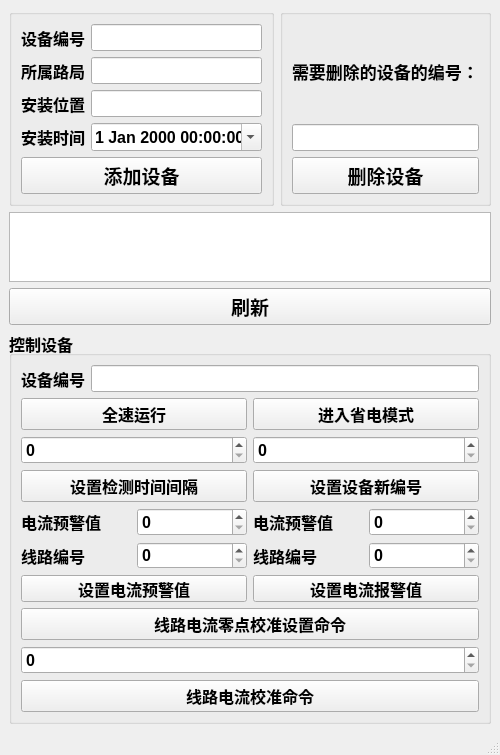
<?xml version="1.0" encoding="UTF-8"?>
<ui version="4.0">
 <class>CDeviceManager</class>
 <widget class="QMainWindow" name="CDeviceManager">
  <property name="geometry">
   <rect>
    <x>0</x>
    <y>0</y>
    <width>500</width>
    <height>755</height>
   </rect>
  </property>
  <property name="sizePolicy">
   <sizepolicy hsizetype="Preferred" vsizetype="Preferred">
    <horstretch>0</horstretch>
    <verstretch>0</verstretch>
   </sizepolicy>
  </property>
  <property name="minimumSize">
   <size>
    <width>500</width>
    <height>600</height>
   </size>
  </property>
  <property name="maximumSize">
   <size>
    <width>500</width>
    <height>1000</height>
   </size>
  </property>
  <property name="font">
   <font>
    <pointsize>10</pointsize>
    <weight>75</weight>
    <bold>true</bold>
   </font>
  </property>
  <property name="windowTitle">
   <string>设备管理器</string>
  </property>
  <property name="styleSheet">
   <string notr="true"/>
  </property>
  <widget class="QWidget" name="centralwidget">
   <layout class="QVBoxLayout" name="verticalLayout_4">
    <item>
     <layout class="QHBoxLayout" name="horizontalLayout_13">
      <item>
       <widget class="QGroupBox" name="groupBox_3">
        <property name="title">
         <string/>
        </property>
        <layout class="QGridLayout" name="gridLayout">
         <item row="1" column="0">
          <layout class="QHBoxLayout" name="horizontalLayout_10">
           <item>
            <widget class="QLabel" name="label_5">
             <property name="font">
              <font>
               <pointsize>12</pointsize>
               <weight>75</weight>
               <bold>true</bold>
              </font>
             </property>
             <property name="text">
              <string>所属路局</string>
             </property>
            </widget>
           </item>
           <item>
            <widget class="QLineEdit" name="devieceOwner">
             <property name="font">
              <font>
               <pointsize>12</pointsize>
              </font>
             </property>
            </widget>
           </item>
          </layout>
         </item>
         <item row="4" column="0">
          <widget class="QPushButton" name="AddDeviece">
           <property name="font">
            <font>
             <pointsize>14</pointsize>
             <weight>75</weight>
             <bold>true</bold>
            </font>
           </property>
           <property name="toolTip">
            <string>请在上方输入设备相关信息后点击</string>
           </property>
           <property name="styleSheet">
            <string notr="true">background-image: url(:/images/images/fuck.jpg);</string>
           </property>
           <property name="text">
            <string>添加设备</string>
           </property>
          </widget>
         </item>
         <item row="0" column="0">
          <layout class="QHBoxLayout" name="horizontalLayout_9">
           <item>
            <widget class="QLabel" name="label_2">
             <property name="font">
              <font>
               <pointsize>12</pointsize>
               <weight>75</weight>
               <bold>true</bold>
              </font>
             </property>
             <property name="text">
              <string>设备编号</string>
             </property>
            </widget>
           </item>
           <item>
            <widget class="QLineEdit" name="devieceNo_2">
             <property name="font">
              <font>
               <pointsize>12</pointsize>
              </font>
             </property>
            </widget>
           </item>
          </layout>
         </item>
         <item row="2" column="0">
          <layout class="QHBoxLayout" name="horizontalLayout_11">
           <item>
            <widget class="QLabel" name="label_7">
             <property name="font">
              <font>
               <pointsize>12</pointsize>
               <weight>75</weight>
               <bold>true</bold>
              </font>
             </property>
             <property name="text">
              <string>安装位置</string>
             </property>
            </widget>
           </item>
           <item>
            <widget class="QLineEdit" name="deviecePosition">
             <property name="font">
              <font>
               <pointsize>12</pointsize>
              </font>
             </property>
            </widget>
           </item>
          </layout>
         </item>
         <item row="3" column="0">
          <layout class="QHBoxLayout" name="horizontalLayout_12">
           <item>
            <widget class="QLabel" name="label_10">
             <property name="font">
              <font>
               <pointsize>12</pointsize>
              </font>
             </property>
             <property name="text">
              <string>安装时间</string>
             </property>
            </widget>
           </item>
           <item alignment="Qt::AlignHCenter">
            <widget class="QDateTimeEdit" name="dateTimeEdit">
             <property name="font">
              <font>
               <pointsize>12</pointsize>
              </font>
             </property>
             <property name="dateTime">
              <datetime>
               <hour>0</hour>
               <minute>0</minute>
               <second>0</second>
               <year>2000</year>
               <month>1</month>
               <day>1</day>
              </datetime>
             </property>
             <property name="calendarPopup">
              <bool>true</bool>
             </property>
            </widget>
           </item>
          </layout>
         </item>
        </layout>
       </widget>
      </item>
      <item>
       <widget class="QGroupBox" name="groupBox_2">
        <property name="title">
         <string/>
        </property>
        <layout class="QVBoxLayout" name="verticalLayout_2">
         <item>
          <widget class="QLabel" name="label_6">
           <property name="font">
            <font>
             <pointsize>13</pointsize>
            </font>
           </property>
           <property name="text">
            <string>需要删除的设备的编号：</string>
           </property>
          </widget>
         </item>
         <item>
          <widget class="QLineEdit" name="lineEdit">
           <property name="font">
            <font>
             <pointsize>12</pointsize>
            </font>
           </property>
          </widget>
         </item>
         <item>
          <widget class="QPushButton" name="pushButton_2">
           <property name="font">
            <font>
             <pointsize>14</pointsize>
             <weight>75</weight>
             <bold>true</bold>
            </font>
           </property>
           <property name="toolTip">
            <string>&lt;html&gt;&lt;head/&gt;&lt;body&gt;&lt;p&gt;在上方表格中选择设备所在行点击即可&lt;/p&gt;&lt;/body&gt;&lt;/html&gt;</string>
           </property>
           <property name="styleSheet">
            <string notr="true">background-image: url(:/images/images/fuck.jpg);</string>
           </property>
           <property name="text">
            <string>删除设备</string>
           </property>
          </widget>
         </item>
        </layout>
       </widget>
      </item>
     </layout>
    </item>
    <item>
     <widget class="QTableView" name="linesAliase">
      <property name="font">
       <font>
        <pointsize>12</pointsize>
       </font>
      </property>
      <property name="sortingEnabled">
       <bool>true</bool>
      </property>
     </widget>
    </item>
    <item>
     <widget class="QPushButton" name="pushButton">
      <property name="font">
       <font>
        <pointsize>14</pointsize>
        <weight>75</weight>
        <bold>true</bold>
       </font>
      </property>
      <property name="styleSheet">
       <string notr="true">background-image: url(:/images/images/fuck.jpg);</string>
      </property>
      <property name="text">
       <string>刷新</string>
      </property>
     </widget>
    </item>
    <item>
     <widget class="QGroupBox" name="groupBox">
      <property name="font">
       <font>
        <pointsize>12</pointsize>
       </font>
      </property>
      <property name="title">
       <string>控制设备</string>
      </property>
      <layout class="QVBoxLayout" name="verticalLayout_5">
       <item>
        <layout class="QHBoxLayout" name="horizontalLayout_3">
         <item>
          <widget class="QLabel" name="label">
           <property name="font">
            <font>
             <pointsize>12</pointsize>
             <weight>75</weight>
             <bold>true</bold>
            </font>
           </property>
           <property name="text">
            <string>设备编号</string>
           </property>
          </widget>
         </item>
         <item>
          <widget class="QLineEdit" name="devieceNo"/>
         </item>
        </layout>
       </item>
       <item>
        <layout class="QHBoxLayout" name="horizontalLayout_4">
         <item>
          <widget class="QPushButton" name="savePower">
           <property name="font">
            <font>
             <pointsize>12</pointsize>
             <weight>75</weight>
             <bold>true</bold>
            </font>
           </property>
           <property name="styleSheet">
            <string notr="true">background-image: url(:/images/images/fuck.jpg);</string>
           </property>
           <property name="text">
            <string>全速运行</string>
           </property>
          </widget>
         </item>
         <item>
          <widget class="QPushButton" name="runFast">
           <property name="font">
            <font>
             <pointsize>12</pointsize>
             <weight>75</weight>
             <bold>true</bold>
            </font>
           </property>
           <property name="styleSheet">
            <string notr="true">background-image: url(:/images/images/fuck.jpg);</string>
           </property>
           <property name="text">
            <string>进入省电模式</string>
           </property>
          </widget>
         </item>
        </layout>
       </item>
       <item>
        <layout class="QHBoxLayout" name="horizontalLayout_8">
         <item>
          <layout class="QVBoxLayout" name="verticalLayout">
           <item>
            <widget class="QSpinBox" name="tm"/>
           </item>
           <item>
            <widget class="QPushButton" name="setTimeEescap">
             <property name="font">
              <font>
               <pointsize>12</pointsize>
               <weight>75</weight>
               <bold>true</bold>
              </font>
             </property>
             <property name="styleSheet">
              <string notr="true">background-image: url(:/images/images/fuck.jpg);</string>
             </property>
             <property name="text">
              <string>设置检测时间间隔</string>
             </property>
            </widget>
           </item>
          </layout>
         </item>
         <item>
          <layout class="QVBoxLayout" name="verticalLayout_3">
           <item>
            <widget class="QSpinBox" name="newNo"/>
           </item>
           <item>
            <widget class="QPushButton" name="setNewNo">
             <property name="font">
              <font>
               <pointsize>12</pointsize>
               <weight>75</weight>
               <bold>true</bold>
              </font>
             </property>
             <property name="styleSheet">
              <string notr="true">background-image: url(:/images/images/fuck.jpg);</string>
             </property>
             <property name="text">
              <string>设置设备新编号</string>
             </property>
            </widget>
           </item>
          </layout>
         </item>
        </layout>
       </item>
       <item>
        <layout class="QHBoxLayout" name="horizontalLayout_7">
         <item>
          <layout class="QVBoxLayout" name="verticalLayout_6">
           <item>
            <layout class="QHBoxLayout" name="horizontalLayout">
             <item>
              <widget class="QLabel" name="label_3">
               <property name="font">
                <font>
                 <pointsize>12</pointsize>
                 <weight>75</weight>
                 <bold>true</bold>
                </font>
               </property>
               <property name="text">
                <string>电流预警值</string>
               </property>
              </widget>
             </item>
             <item>
              <widget class="QSpinBox" name="warningVal"/>
             </item>
            </layout>
           </item>
           <item>
            <layout class="QHBoxLayout" name="horizontalLayout_2">
             <item>
              <widget class="QLabel" name="label_4">
               <property name="font">
                <font>
                 <pointsize>12</pointsize>
                 <weight>75</weight>
                 <bold>true</bold>
                </font>
               </property>
               <property name="text">
                <string>线路编号</string>
               </property>
              </widget>
             </item>
             <item>
              <widget class="QSpinBox" name="lineNo"/>
             </item>
            </layout>
           </item>
           <item>
            <widget class="QPushButton" name="setWarningVal">
             <property name="font">
              <font>
               <pointsize>12</pointsize>
               <weight>75</weight>
               <bold>true</bold>
              </font>
             </property>
             <property name="styleSheet">
              <string notr="true">background-image: url(:/images/images/fuck.jpg);</string>
             </property>
             <property name="text">
              <string>设置电流预警值</string>
             </property>
            </widget>
           </item>
          </layout>
         </item>
         <item>
          <layout class="QVBoxLayout" name="verticalLayout_7">
           <item>
            <layout class="QHBoxLayout" name="horizontalLayout_5">
             <item>
              <widget class="QLabel" name="label_8">
               <property name="font">
                <font>
                 <pointsize>12</pointsize>
                 <weight>75</weight>
                 <bold>true</bold>
                </font>
               </property>
               <property name="text">
                <string>电流预警值</string>
               </property>
              </widget>
             </item>
             <item>
              <widget class="QSpinBox" name="errVal"/>
             </item>
            </layout>
           </item>
           <item>
            <layout class="QHBoxLayout" name="horizontalLayout_6">
             <item>
              <widget class="QLabel" name="label_9">
               <property name="font">
                <font>
                 <pointsize>12</pointsize>
                 <weight>75</weight>
                 <bold>true</bold>
                </font>
               </property>
               <property name="text">
                <string>线路编号</string>
               </property>
              </widget>
             </item>
             <item>
              <widget class="QSpinBox" name="errNo"/>
             </item>
            </layout>
           </item>
           <item>
            <widget class="QPushButton" name="setErrVal">
             <property name="font">
              <font>
               <pointsize>12</pointsize>
               <weight>75</weight>
               <bold>true</bold>
              </font>
             </property>
             <property name="styleSheet">
              <string notr="true">background-image: url(:/images/images/fuck.jpg);</string>
             </property>
             <property name="text">
              <string>设置电流报警值</string>
             </property>
            </widget>
           </item>
          </layout>
         </item>
        </layout>
       </item>
       <item>
        <widget class="QPushButton" name="setAllToZero">
         <property name="font">
          <font>
           <pointsize>12</pointsize>
           <weight>75</weight>
           <bold>true</bold>
          </font>
         </property>
         <property name="styleSheet">
          <string notr="true">background-image: url(:/images/images/fuck.jpg);</string>
         </property>
         <property name="text">
          <string>线路电流零点校准设置命令</string>
         </property>
        </widget>
       </item>
       <item>
        <layout class="QVBoxLayout" name="verticalLayout_9">
         <item>
          <widget class="QSpinBox" name="zeroLineNo"/>
         </item>
         <item>
          <widget class="QPushButton" name="setLineZero">
           <property name="font">
            <font>
             <pointsize>12</pointsize>
             <weight>75</weight>
             <bold>true</bold>
            </font>
           </property>
           <property name="styleSheet">
            <string notr="true">background-image: url(:/images/images/fuck.jpg);</string>
           </property>
           <property name="text">
            <string>线路电流校准命令</string>
           </property>
          </widget>
         </item>
        </layout>
       </item>
      </layout>
     </widget>
    </item>
   </layout>
  </widget>
  <widget class="QStatusBar" name="statusbar"/>
  <widget class="QMenuBar" name="menubar">
   <property name="geometry">
    <rect>
     <x>0</x>
     <y>0</y>
     <width>500</width>
     <height>23</height>
    </rect>
   </property>
  </widget>
 </widget>
 <resources/>
 <connections/>
</ui>
